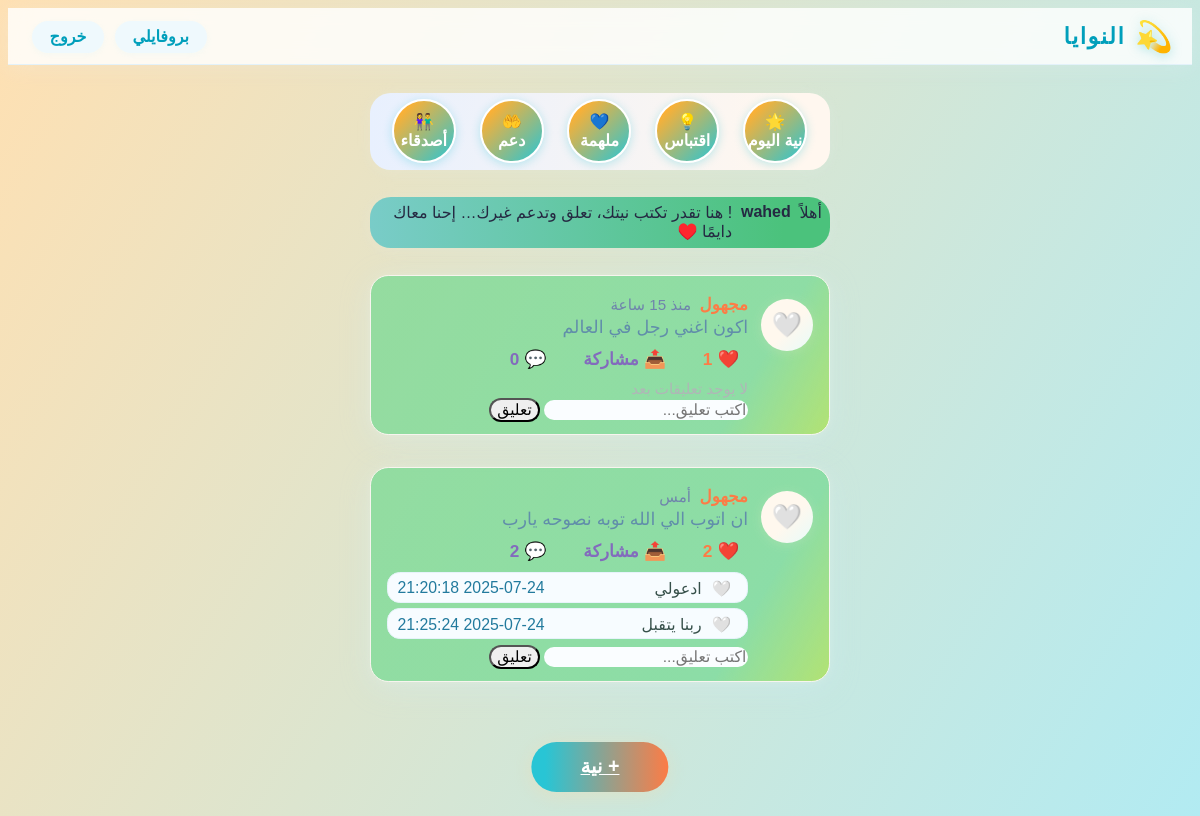
The page / (signed in) on the database its author committed.
### tables this page shows
CREATE TABLE intentions (id INTEGER PRIMARY KEY AUTOINCREMENT, user_id INTEGER, text TEXT, created_at DATE, is_public INTEGER);

CREATE TABLE comments (
        id INTEGER PRIMARY KEY AUTOINCREMENT,
        intention_id INTEGER,
        user_id INTEGER,
        text TEXT,
        created_at DATETIME DEFAULT CURRENT_TIMESTAMP
    );

### app.py (the view)
@app.route('/', methods=['GET'])
def home():
    if 'user_id' not in session:
        return redirect('/login')
    hour = datetime.datetime.now().hour
    username = session.get('username', 'زائر جميل')
    greeting = "صباح النور" if hour < 12 else ("مساء الورد" if hour < 18 else "مساء الخير")
    quote = random.choice(QUOTES)
    con = sqlite3.connect('niya.db')
    cur = con.cursor()
    cur.execute('SELECT COUNT(*) FROM intentions WHERE is_public = 1')
    public_count = cur.fetchone()[0]
    cur.execute('SELECT COUNT(*) FROM comments')
    comments_count = cur.fetchone()[0]
    cur.execute('SELECT COUNT(*) FROM users')
    users_count = cur.fetchone()[0]
    cur.execute('''
        SELECT intentions.id, intentions.text, intentions.created_at
        FROM intentions
        WHERE intentions.is_public = 1
        ORDER BY intentions.created_at DESC
    ''')
    raw_intentions = cur.fetchall()
    intentions = []
    likes_dict = {}
    user_likes = set()
    for i in raw_intentions:
        cur.execute('SELECT COUNT(*) FROM likes WHERE intention_id=?', (i[0],))
        likes_dict[i[0]] = cur.fetchone()[0]
        cur.execute('SELECT 1 FROM likes WHERE user_id=? AND intention_id=?', (session['user_id'], i[0]))
        if cur.fetchone():
            user_likes.add(i[0])
        intentions.append((i[0], i[1], time_ago(i[2])))
    comments_dict = {}
    for i in intentions:
        cur.execute('''
            SELECT comments.text, comments.created_at
            FROM comments
            WHERE comments.intention_id = ?
            ORDER BY comments.created_at ASC
        ''', (i[0],))
        comments_dict[i[0]] = cur.fetchall()
    con.close()
    motivation = random.choice(MOTIVATIONS)
    return render_template(
        'home.html',
        username=username,
        greeting=greeting,
        quote=quote,
        public_count=public_count,
        comments_count=comments_count,
        users_count=users_count,
        motivation=motivation,
        intentions=intentions,
        comments_dict=comments_dict,
        likes_dict=likes_dict,
        user_likes=user_likes
    )

### app.py (called while the page is built)
def time_ago(dt):
    now = datetime.datetime.now()
    if isinstance(dt, str):
        try:
            dt = datetime.datetime.strptime(dt, "%Y-%m-%d %H:%M:%S")
        except:
            dt = datetime.datetime.strptime(dt, "%Y-%m-%d")
    diff = now - dt
    seconds = diff.total_seconds()
    minutes = seconds // 60
    hours = minutes // 60
    days = diff.days
    if seconds < 60:
        return "الآن"
    elif minutes < 60:
        return f"منذ {int(minutes)} دقيقة"
    elif hours < 24:
        return f"منذ {int(hours)} ساعة"
    elif days == 1:
        return "أمس"
    elif days < 7:
        return f"منذ {days} أيام"
    else:
        return dt.strftime("%d/%m/%Y")

### templates/home.html (shortened to what this page needs)
<!DOCTYPE html>
<html lang="ar" dir="rtl">
<head>
  <link rel="stylesheet" href="{{ url_for('static', filename='style.css') }}">
</head>
<body>
<div class="header-blur">
  <span class="header-logo">
    <span class="logo-emoji">💫</span>
    النوايا
  </span>
  <div class="header-actions">
    <a href="/profile" title="بروفايلي">بروفايلي</a>
    <a href="/logout">خروج</a>
  </div>
</div>
<div class="feed">
  <div class="story-carousel">
    <div class="story-circle" title="نية اليوم">🌟<div>نية اليوم</div></div>
    <div class="story-circle" title="اقتباس">💡<div>اقتباس</div></div>
    <div class="story-circle" title="ملهمة">💙<div>ملهمة</div></div>
    <div class="story-circle" title="دعم">🤲<div>دعم</div></div>
    <div class="story-circle" title="أصدقاء">👫<div>أصدقاء</div></div>
  </div>
  <div class="alert alert-info text-center">
    أهلاً <b>{{ username }}</b>! هنا تقدر تكتب نيتك، تعلق وتدعم غيرك… إحنا معاك دايمًا ♥️
  </div>
  {% for n in intentions %}
    <div class="feed-card">
      <div class="feed-avatar" title="مجهول">🤍</div>
      <div class="feed-body">
        <div class="feed-header">
          <span class="feed-name">مجهول</span>
          <span class="feed-time">{{ n[2] }}</span>
        </div>
        <div class="feed-text">{{ n[1] }}</div>
        <div class="feed-actions">
          <button class="action-btn like" data-id="{{ n[0] }}">
            ❤️ <span class="count">{{ likes_dict[n[0]] }}</span>
          </button>
          <button class="action-btn share" data-text="{{ n[1]|tojson }}">
            📤 <span class="count">مشاركة</span>
          </button>
          <button class="action-btn" disabled>
            💬 <span class="count">{{ comments_dict[n[0]]|length }}</span>
          </button>
        </div>
        <div class="comments-section">
          {% for c in comments_dict[n[0]] %}
            <div class="comment-box">
              <span>
                <span class="comment-author">🤍</span>
                <span class="comment-text">{{ c[0] }}</span>
              </span>
              <span>{{ c[1] }}</span>
            </div>
          {% else %}
            <span class="no-comments">لا يوجد تعليقات بعد</span>
          {% endfor %}
        </div>
        <form method="post" action="/comment/{{ n[0] }}" class="add-comment-form">
          <input name="comment" placeholder="اكتب تعليق..." required maxlength="140">
          <button>تعليق</button>
        </form>
      </div>
    </div>
  {% else %}
    <div class="alert alert-info">لا توجد نوايا عامة بعد.</div>
  {% endfor %}
</div>
<a href="/new" class="fab" title="انشر نية">+ نية</a>
</body>
</html>

### static/style.css (style rules this page uses)
body { min-height: 100vh; background: linear-gradient(120deg, #ffe0b2 0%, #b2ebf2 100%), repeating-radial-gradient(circle at 85% 40%, #ffe0b27a, #b2ebf24a 90px); font-family: 'Tajawal', Arial, sans-serif; color: #252942; transition: background 1.1s; background-attachment: fixed; }
.header-blur { position: sticky; top: 0; z-index: 20; background: rgba(255,255,255,0.82); backdrop-filter: blur(10px); box-shadow: 0 3px 22px #eaf3fa38; padding: .7em 1.1em .6em 1.1em; border-bottom: 1.2px solid #e3f2fa; display: flex; align-items: center; justify-content: space-between; }
.header-logo { font-size: 1.4em; font-weight: 700; color: #009fbb; letter-spacing: .07em; display: flex; align-items: center; gap: 0.22em; }
.header-logo .logo-emoji { font-size: 1.35em; margin-left: 5px; filter: drop-shadow(0 2px 6px #00a8a850); }
.header-actions a { border-radius: 2em; margin-left: .4em; padding: .4em 1.1em; font-weight: bold; font-size: 1em; background: #eff9fd; color: #009fbb; border: none; box-shadow: 0 2px 6px #cdf3f333; transition: .13s; display: inline-block; text-decoration: none; }
.feed { max-width: 460px; margin: 28px auto 80px auto; padding: 0 2vw; }
.alert { display: flex; gap: 0.55em; margin: 0 0 1.7em 0; overflow-x: auto; padding-bottom: 0.1em; background: linear-gradient(90deg,#79ccc8 0,#4bc27c 90%); border-radius: 1.3em; padding:.4em .5em .4em .7em; box-shadow:0 2px 16px #eaf3fa28; }
.story-carousel { display: flex; gap: 0.55em; margin: 0 0 1.7em 0; overflow-x: auto; padding-bottom: 0.1em; background: linear-gradient(90deg,#e8f0fe 0,#fff7ef 90%); border-radius: 1.3em; padding:.4em .5em .4em .7em; box-shadow:0 2px 16px #eaf3fa28; }
.story-circle { width: 60px; height: 60px; border-radius: 50%; background: linear-gradient(135deg,#fcb034 15%,#28c5d5 100%); display: flex; flex-direction: column; align-items: center; justify-content: center; font-size: 1.0em; color: #fff; margin-right: 15px !important; border: 2.5px solid #fff; box-shadow: 0 2px 10px #28c5d54d; font-weight: 700; cursor: pointer; flex-shrink: 0; }
.feed-card { background: linear-gradient(120deg,#6cd88cab 80%, #b2e273 100%); border-radius: 1.15em; box-shadow: 0 6px 30px #ceeeff44, 0 1px 7px #fff6e033; border: 1.2px solid #f7f5ef; padding: 1.17em 1em .79em 1em; margin-bottom: 2em; display: flex; gap: .8em; align-items: flex-start; transition: .14s; position: relative; animation: cardPop .5s cubic-bezier(.49,2,.58,1) both; }
.feed-avatar { width: 52px; height: 52px; border-radius: 50%; background: linear-gradient(135deg,#fff8ee 55%,#e7fbf9 100%); display: flex; align-items: center; justify-content: center; font-size: 1.52em; font-weight: bold; color: #fc7c46; box-shadow: 0 2px 11px #ffe9c433; flex-shrink:0; margin-top: 4px; }
.feed-body { flex:1; min-width:0; }
.feed-header { display:flex;align-items:center;gap:.52em; margin-bottom: .12em; }
.feed-name { font-size:1.04em;font-weight:600;color:#fc7c46;letter-spacing:.01em; }
.feed-time { color: #6f84ac; font-size:.95em;font-weight:500; }
.feed-text { font-size:1.10em; margin-bottom: 0.55em; color:#618eaa; word-break: break-word; }
.feed-actions { display: flex; align-items: center; gap: 1.2em; margin-bottom:.5em; }
.action-btn { background: none; border: none; color: #836bbd; font-size: 1.1em; font-weight: bold; cursor: pointer; display: flex;align-items: center;gap:.18em; padding: .1em .5em; border-radius: 1.2em; transition:.13s; }
.action-btn.like { color:#fc7c46; transition:.17s; }
.action-btn .count { font-size:.98em;font-weight:600;margin-right:2px; }
.comments-section { margin-top: .2em; }
.comment-box { background: #f7fcff; border-radius: 0.8em; padding: 0.38em 1em .25em .6em; margin-bottom: 0.35em; color: #227a9d; border: 1px solid #e7f3fb; font-size: .99em; display: flex; align-items: center; justify-content: space-between; }
.comment-author { color: #fc7c46; font-size: .99em; font-weight: 600; margin-left:0.37em; }
.comment-text { color: #36504a; }
.add-comment-form input, .add-comment-form button { border-radius: 2em !important; font-size:.97em; }
.add-comment-form input { background:#fafdff; color:#fc7c46; border:none; }
.no-comments { color: #b0b6b7; font-size:.94em; }
.fab { position: fixed; left: 50%; bottom: 24px; transform: translateX(-50%); z-index: 30; background: linear-gradient(90deg,#28c5d5 10%,#fc7c46 100%); color: #fff; border:none; border-radius: 50vw; font-size: 1.23em; box-shadow: 0 3px 18px #fdd49e55; font-weight: bold; padding: .69em 2.5em; transition: .12s; display: block; }

### rows shown on the page
intentions: n "منذ 15 ساعة", text "اكون اغني رجل في العالم", is_public "1", comments_dict "0"
intentions: n "أمس", text "ان اتوب الي الله توبه نصوحه يارب", id "2", comments_dict "2"
comments: text "ادعولي", created_at "2025-07-24 21:20:18"
comments: text "ربنا يتقبل", created_at "2025-07-24 21:25:24"

### other values the page prints
{{ username }} "wahed"
